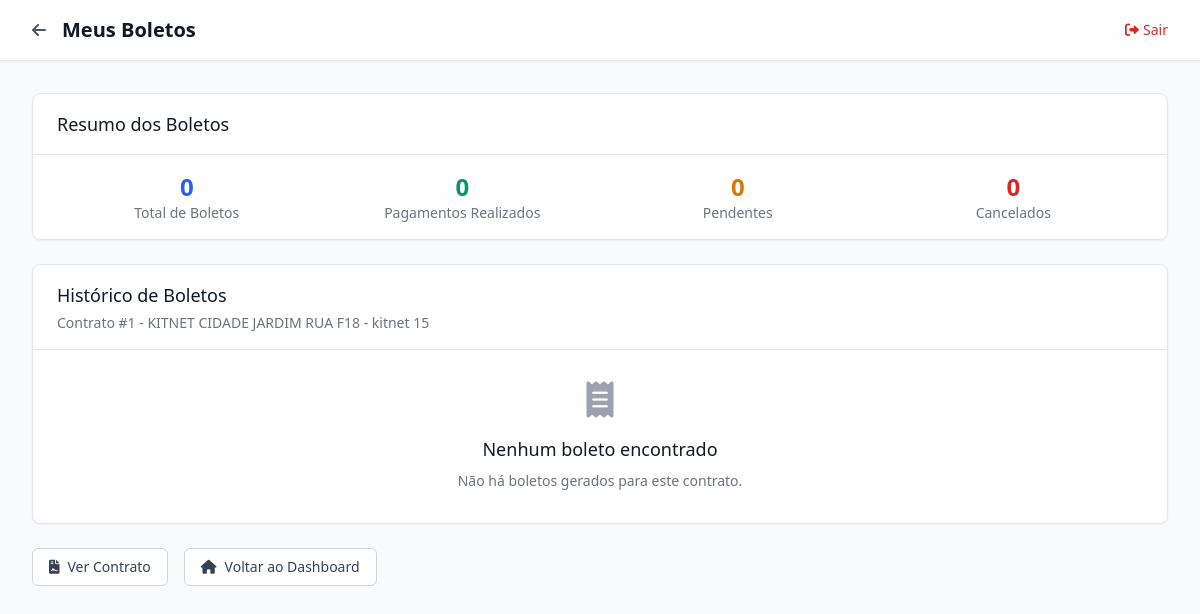
The app's page /inquilino/boletos (signed in) with its own data.
### app/models.py (models this page shows, shortened)
class Contrato(db.Model):
    id = db.Column(db.Integer, primary_key=True)
    inquilino_id = db.Column(db.Integer, db.ForeignKey('inquilino.id'), nullable=False)
    unidade_id = db.Column(db.Integer, db.ForeignKey('unidade.id'), nullable=False)
    valor_aluguel = db.Column(db.Float, nullable=False)
    valor_caucao = db.Column(db.Float, nullable=True)  # Caução (aluguel + condomínio)
    data_inicio = db.Column(db.Date, nullable=False)
    data_fim = db.Column(db.Date, nullable=True)
    dia_vencimento = db.Column(db.String(2), nullable=False)  # Usar string para evitar erro com zeros à esquerda
    situacao = db.Column(db.String(20), nullable=False, default='Ativo')
    observacoes = db.Column(db.Text, nullable=True)
    proprietario_nome = db.Column(db.String(120), nullable=False)
    proprietario_cnpjcpf = db.Column(db.String(20), nullable=False)
    proprietario_endereco = db.Column(db.String(200), nullable=False)
    proprietario_telefone = db.Column(db.String(20), nullable=True)
    proprietario_email = db.Column(db.String(120), nullable=True)
    taxa_condominio = db.Column(db.Float, nullable=True)
    taxa_iptu = db.Column(db.Float, nullable=True)  # Corrigido nome
    taxa_assinatura = db.Column(db.Float, nullable=True)
    arquivo_contrato = db.Column(db.String(500), nullable=True)  # Caminho do arquivo PDF
    envelope_id = db.Column(db.String(100), nullable=True)  # ID do envelope no D4Sign
    status_assinatura = db.Column(db.String(20), nullable=True, default='nao_enviado')  # nao_enviado, enviado, assinado, cancelado
    arquivo_contrato_assinado = db.Column(db.String(500), nullable=True)  # Caminho do arquivo PDF assinado
    data_envio_assinatura = db.Column(db.DateTime, nullable=True)
    data_assinatura = db.Column(db.DateTime, nullable=True)
    boletos = db.relationship('Boleto', backref='contrato', lazy=True)

class Local(db.Model):
    id = db.Column(db.Integer, primary_key=True)
    nome = db.Column(db.String(120), nullable=False)
    unidades = db.relationship('Unidade', backref='local', lazy=True)

class Unidade(db.Model):
    id = db.Column(db.Integer, primary_key=True)
    nome = db.Column(db.String(120), nullable=False)
    local_id = db.Column(db.Integer, db.ForeignKey('local.id'), nullable=False)
    status = db.Column(db.String(20), nullable=False, default='disponivel')  # disponivel, ocupada, manutencao
    inquilinos = db.relationship('Inquilino', backref='unidade', lazy=True)
    contratos = db.relationship('Contrato', backref='unidade', lazy=True)

### app/routes.py (the view)
@app.route('/inquilino/boletos')
def inquilino_boletos():
    if 'inquilino_id' not in session:
        return redirect(url_for('inquilino_login'))
    inquilino_id = session['inquilino_id']
    contrato = Contrato.query.filter_by(inquilino_id=inquilino_id, situacao='Ativo').first()
    if not contrato:
        flash('Nenhum contrato ativo encontrado.', 'warning')
        return redirect(url_for('inquilino_dashboard'))
    boletos = Boleto.query.filter_by(contrato_id=contrato.id).order_by(Boleto.data_vencimento.desc()).all()
    return render_template('inquilino/boletos.html', boletos=boletos, contrato=contrato)

### app/templates/inquilino/boletos.html (shortened to what this page needs)
<!DOCTYPE html>
<html lang="pt-BR">
<head>
    <link href="https://cdn.jsdelivr.net/npm/tailwindcss@2.2.19/dist/tailwind.min.css" rel="stylesheet">
    <link href="https://cdnjs.cloudflare.com/ajax/libs/font-awesome/6.0.0/css/all.min.css" rel="stylesheet">
</head>
<body class="bg-gray-50">
    <header class="bg-white shadow-sm border-b">
        <div class="max-w-7xl mx-auto px-4 sm:px-6 lg:px-8">
            <div class="flex justify-between items-center py-4">
                <div class="flex items-center">
                    <a href="{{ url_for('inquilino_dashboard') }}" class="text-gray-600 hover:text-gray-900 mr-4">
                        <i class="fas fa-arrow-left"></i>
                    </a>
                    <h1 class="text-xl font-semibold text-gray-900">Meus Boletos</h1>
                </div>
                <a href="{{ url_for('inquilino_logout') }}"
                   class="text-sm text-red-600 hover:text-red-800 transition duration-200">
                    <i class="fas fa-sign-out-alt mr-1"></i>Sair
                </a>
            </div>
        </div>
    </header>
    <main class="max-w-7xl mx-auto px-4 sm:px-6 lg:px-8 py-8">
        <div class="bg-white rounded-lg shadow-sm border mb-6">
            <div class="px-6 py-4 border-b border-gray-200">
                <h2 class="text-lg font-medium text-gray-900">Resumo dos Boletos</h2>
            </div>
            <div class="px-6 py-4">
                <div class="grid grid-cols-1 md:grid-cols-4 gap-4">
                    <div class="text-center">
                        <div class="text-2xl font-bold text-blue-600">{{ boletos|length }}</div>
                        <div class="text-sm text-gray-500">Total de Boletos</div>
                    </div>
                    <div class="text-center">
                        <div class="text-2xl font-bold text-green-600">
                            {{ boletos|selectattr('status', 'equalto', 'Pago')|list|length }}
                        </div>
                        <div class="text-sm text-gray-500">Pagamentos Realizados</div>
                    </div>
                    <div class="text-center">
                        <div class="text-2xl font-bold text-yellow-600">
                            {{ boletos|selectattr('status', 'equalto', 'Pendente')|list|length }}
                        </div>
                        <div class="text-sm text-gray-500">Pendentes</div>
                    </div>
                    <div class="text-center">
                        <div class="text-2xl font-bold text-red-600">
                            {{ boletos|selectattr('status', 'equalto', 'Cancelado')|list|length }}
                        </div>
                        <div class="text-sm text-gray-500">Cancelados</div>
                    </div>
                </div>
            </div>
        </div>
        <div class="bg-white rounded-lg shadow-sm border">
            <div class="px-6 py-4 border-b border-gray-200">
                <h2 class="text-lg font-medium text-gray-900">Histórico de Boletos</h2>
                <p class="text-sm text-gray-500 mt-1">Contrato #{{ contrato.id }} - {{ contrato.unidade.local.nome }} - {{ contrato.unidade.nome }}</p>
            </div>
            {% if boletos %}
            <div class="overflow-x-auto">
                <table class="min-w-full divide-y divide-gray-200">
                    <thead class="bg-gray-50">
                        <tr>
                            <th class="px-6 py-3 text-left text-xs font-medium text-gray-500 uppercase tracking-wider">Mês/Ano</th>
                            <th class="px-6 py-3 text-left text-xs font-medium text-gray-500 uppercase tracking-wider">Vencimento</th>
                            <th class="px-6 py-3 text-left text-xs font-medium text-gray-500 uppercase tracking-wider">Valor</th>
                            <th class="px-6 py-3 text-left text-xs font-medium text-gray-500 uppercase tracking-wider">Status</th>
                            <th class="px-6 py-3 text-left text-xs font-medium text-gray-500 uppercase tracking-wider">Data Pagamento</th>
                            <th class="px-6 py-3 text-left text-xs font-medium text-gray-500 uppercase tracking-wider">Ações</th>
                        </tr>
                    </thead>
                    <tbody class="bg-white divide-y divide-gray-200">
                        {% for boleto in boletos %}
                        <tr class="hover:bg-gray-50">
                            <td class="px-6 py-4 whitespace-nowrap text-sm text-gray-900">
                                {{ boleto.mes_ano }}
                            </td>
                            <td class="px-6 py-4 whitespace-nowrap text-sm text-gray-900">
                                {{ boleto.data_vencimento.strftime('%d/%m/%Y') }}
                                {% if boleto.status == 'Pendente' and boleto.data_vencimento < datetime.now().date() %}
                                    <span class="ml-2 inline-flex px-2 py-1 text-xs font-semibold rounded-full bg-red-100 text-red-800">
                                        Vencido
                                    </span>
                                {% endif %}
                            </td>
                            <td class="px-6 py-4 whitespace-nowrap text-sm text-gray-900">
                                R$ {{ "%.2f"|format(boleto.valor) }}
                            </td>
                            <td class="px-6 py-4 whitespace-nowrap">
                                <span class="inline-flex px-2 py-1 text-xs font-semibold rounded-full
                                    {% if boleto.status == 'Pago' %}bg-green-100 text-green-800
                                    {% elif boleto.status == 'Pendente' %}bg-yellow-100 text-yellow-800
                                    {% elif boleto.status == 'Cancelado' %}bg-red-100 text-red-800
                                    {% else %}bg-gray-100 text-gray-800{% endif %}">
                                    {{ boleto.status }}
                                </span>
                            </td>
                            <td class="px-6 py-4 whitespace-nowrap text-sm text-gray-900">
                                {% if boleto.data_pagamento %}
                                    {{ boleto.data_pagamento.strftime('%d/%m/%Y') }}
                                {% else %}
                                    --
                                {% endif %}
                            </td>
                            <td class="px-6 py-4 whitespace-nowrap text-sm font-medium">
                                {% if boleto.arquivo_boleto %}
                                <a href="{{ url_for('visualizar_boleto', boleto_id=boleto.id) }}"
                                   class="text-indigo-600 hover:text-indigo-900 mr-3">
                                    <i class="fas fa-eye"></i>
                                </a>
                                {% endif %}
                                {% if boleto.status == 'Pendente' %}
                                <span class="text-gray-400">
                                    <i class="fas fa-clock" title="Aguardando pagamento"></i>
                                </span>
                                {% endif %}
                            </td>
                        </tr>
                        {% endfor %}
                    </tbody>
                </table>
            </div>
            {% else %}
            <div class="px-6 py-8 text-center">
                <div class="text-gray-400 mb-4">
                    <i class="fas fa-receipt text-4xl"></i>
                </div>
                <h3 class="text-lg font-medium text-gray-900 mb-2">Nenhum boleto encontrado</h3>
                <p class="text-sm text-gray-500">Não há boletos gerados para este contrato.</p>
            </div>
            {% endif %}
        </div>
        <div class="mt-6 flex flex-wrap gap-4">
            <a href="{{ url_for('inquilino_contrato') }}"
               class="inline-flex items-center px-4 py-2 border border-gray-300 text-sm font-medium rounded-md text-gray-700 bg-white hover:bg-gray-50 focus:outline-none focus:ring-2 focus:ring-offset-2 focus:ring-indigo-500 transition duration-200">
                <i class="fas fa-file-contract mr-2"></i>
                Ver Contrato
            </a>
            <a href="{{ url_for('inquilino_dashboard') }}"
               class="inline-flex items-center px-4 py-2 border border-gray-300 text-sm font-medium rounded-md text-gray-700 bg-white hover:bg-gray-50 focus:outline-none focus:ring-2 focus:ring-offset-2 focus:ring-indigo-500 transition duration-200">
                <i class="fas fa-home mr-2"></i>
                Voltar ao Dashboard
            </a>
        </div>
    </main>
</body>
</html>

### records on screen
Contrato: id "1"
Local: unidade.local.nome "KITNET CIDADE JARDIM RUA F18"
Unidade: unidade.nome "kitnet 15"

### other values on screen
{{ boletos|length }} "0"
{{ boletos|selectattr('status', 'equalto', 'Pago')|list|length }} "0"
{{ boletos|selectattr('status', 'equalto', 'Pendente')|list|length }} "0"
{{ boletos|selectattr('status', 'equalto', 'Cancelado')|list|length }} "0"
